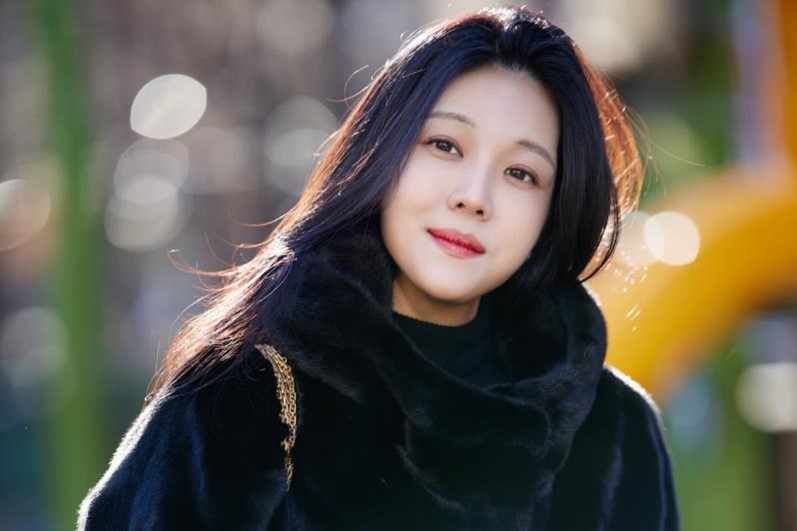
#> input picture image2.jpg, 797 x 531 px
$ python main.py
#> lines starting #> are read from the running program, lines starting #| are printed output that depends on the picture; after the words box and inside, x2 and y2 are one past the last pixel; in counts of white or black regions, pixels touching at a corner belong together
import cv2
import numpy as np

def color_quantization(image, k):
    # 이미지를 float32 타입으로 변환하고 3차원 배열을 2차원 배열로 재구성합니다.
    Z = image.reshape((-1,3))
    Z = np.float32(Z)

    # 정의한 클러스터 개수(k)와 반복 종료 조건을 설정합니다.
    criteria = (cv2.TERM_CRITERIA_EPS + cv2.TERM_CRITERIA_MAX_ITER, 100, 0.2)
    ret,label,center=cv2.kmeans(Z,k,None,criteria,10,cv2.KMEANS_RANDOM_CENTERS)

    # UINT8로 다시 변환합니다.
    center = np.uint8(center)
    res = center[label.flatten()]
    result_image = res.reshape((image.shape))

    return result_image

# Load the image
img = cv2.imread('image2.jpg')
#> img is the input picture: shape (531, 797, 3); mean B, G, R 80.8, 91.4, 96.2

# Convert the image to grayscale
gray = cv2.cvtColor(img, cv2.COLOR_BGR2GRAY)
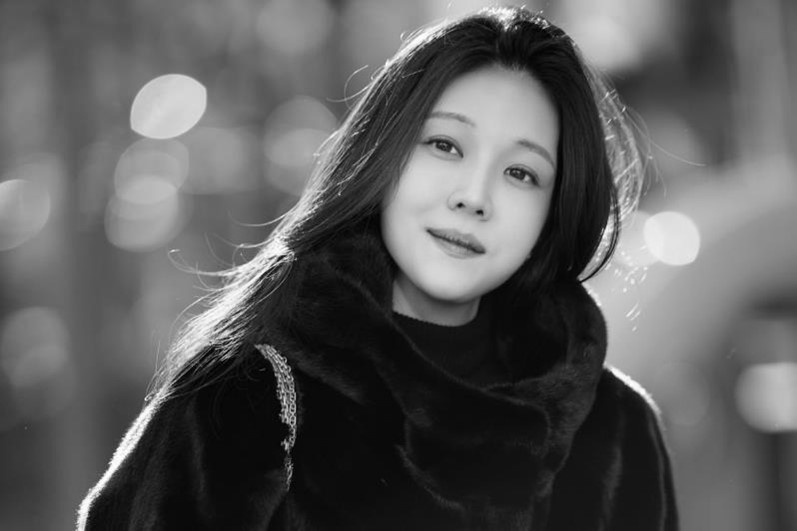
#> gray: shape (531, 797); min 0, max 255, mean 91.6
# Apply median blur to reduce noise
gray = cv2.medianBlur(gray, 5)
# Detect edges using adaptive thresholding
edges = cv2.adaptiveThreshold(gray, 255, cv2.ADAPTIVE_THRESH_MEAN_C, cv2.THRESH_BINARY, 9, 9)
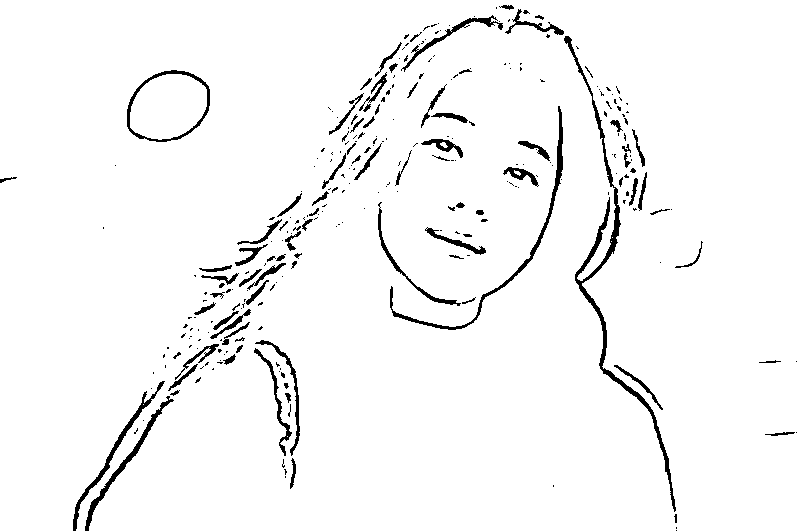
#> edges: shape (531, 797); 96.4% white; 296 black regions (206 under 20 px), largest, box (x1, y1, x2, y2) and area: (564, 36, 676, 512) 2408, (390, 106, 563, 330) 1261, (85, 396, 174, 531) 778

# 이미지의 색상을 제한합니다.
color = color_quantization(img, 10)
#> in color_quantization, `ret,label,center=cv2.kmeans(Z,k,None,criteria,10,cv2.KMEANS_RANDOM_CEN..`: ret = 208426562.1; center = [[102.6, 167.3, 215.4], [155.3, 160.7, 178.9], [193.8, 201.5, 220.3], [46.79, 99.47, 156.3], [56.08, 49.17, 44.21], [15.58, 146.3, 206.5], [24.24, 18.82, 11.1], [67.58, 93.92, 81.05], [103.2, 105.6, 110], [124.9, 130.8, 140.9]]
#> in color_quantization, `center = np.uint8(center)`: center = [[102, 167, 215], [155, 160, 178], [193, 201, 220], [46, 99, 156], [56, 49, 44], [15, 146, 206], [24, 18, 11], [67, 93, 81], [103, 105, 110], [124, 130, 140]]
#> in color_quantization, `result_image = res.reshape((image.shape))`:
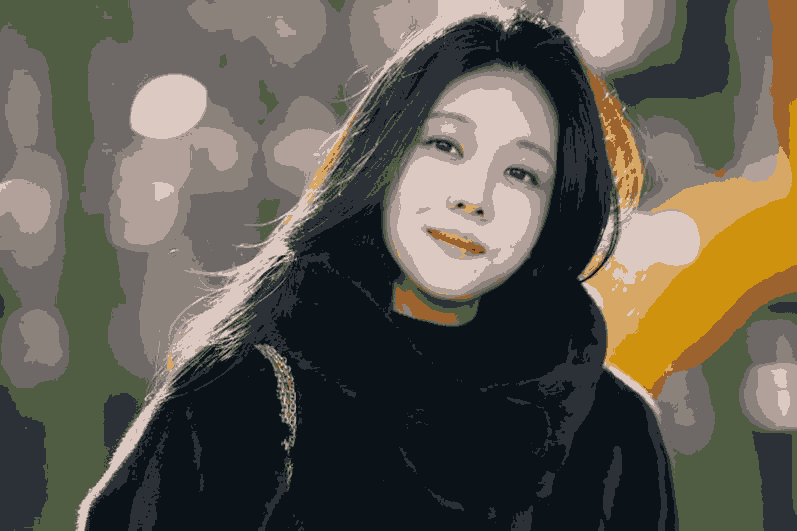
#> result_image: shape (531, 797, 3); mean B, G, R 80.4, 90.7, 95.9

# Combine the color image with the edges mask
cartoon = cv2.bitwise_and(color, color, mask=edges)
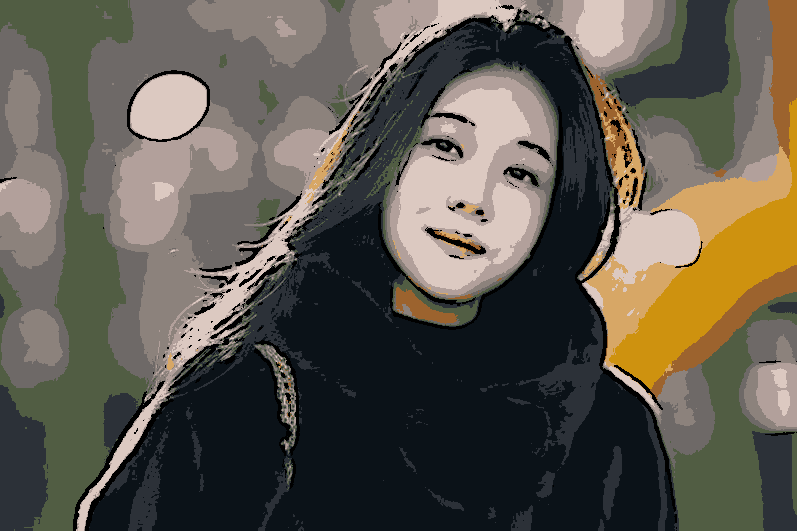
#> cartoon: shape (531, 797, 3); mean B, G, R 77.9, 88, 93.1
# Display the cartoon image
cv2.imshow("Cartoon", cartoon)
cv2.waitKey(0)
cv2.destroyAllWindows()

$ run again, with image.jpg copied over image2.jpg
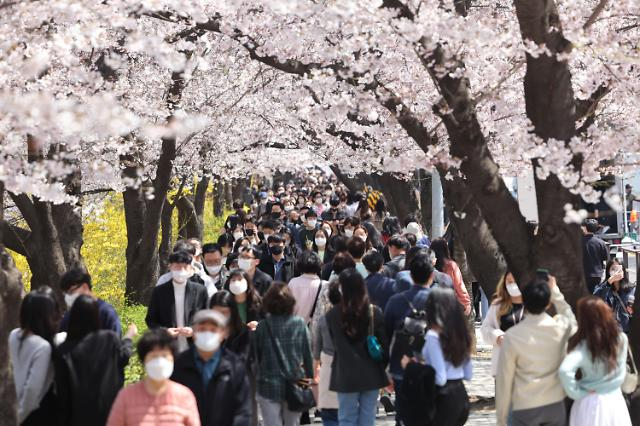
#> input picture image.jpg, 640 x 426 px
#> img is the input picture: shape (426, 640, 3); mean B, G, R 119.8, 121.8, 131
#> `edges = cv2.adaptiveThreshold(gray, 255, cv2.ADAPTIVE_THRESH_MEAN_C, c..`:
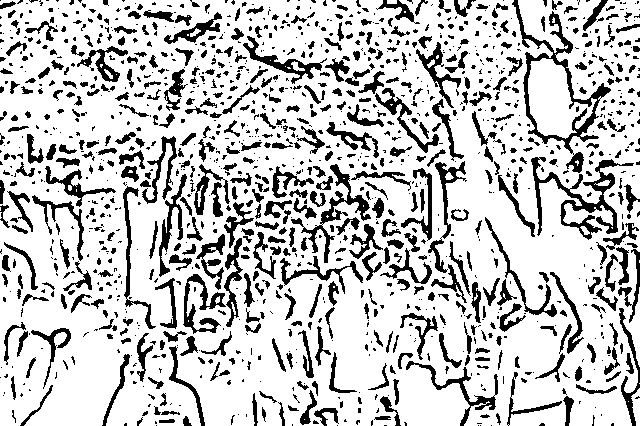
#> edges: shape (426, 640); 77.9% white; 1345 black regions (841 under 20 px), largest, box (x1, y1, x2, y2) and area: (512, 0, 611, 173) 2424, (531, 157, 634, 240) 2002, (291, 164, 371, 263) 1216
#> in color_quantization, `ret,label,center=cv2.kmeans(Z,k,None,criteria,10,cv2.KMEANS_RANDOM_CEN..`: ret = 93878666.2; center = [[25.16, 23.12, 24.94], [235, 235.3, 243.8], [65.95, 65.56, 73.19], [120.9, 124.3, 140.1], [207.6, 207.7, 219.7], [182.9, 183.4, 195.9], [43.38, 43.14, 49.39], [155, 156.3, 168.4], [91.11, 185.8, 196.5], [93.29, 94.65, 104.1]]
#> in color_quantization, `center = np.uint8(center)`: center = [[25, 23, 24], [234, 235, 243], [65, 65, 73], [120, 124, 140], [207, 207, 219], [182, 183, 195], [43, 43, 49], [154, 156, 168], [91, 185, 196], [93, 94, 104]]
#> `cartoon = cv2.bitwise_and(color, color, mask=edges)`:
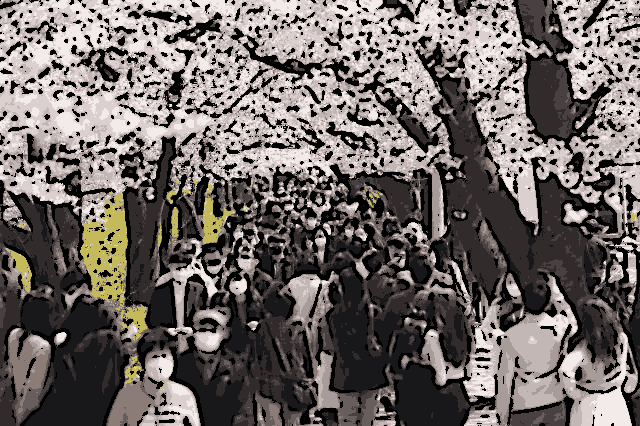
#> cartoon: shape (426, 640, 3); mean B, G, R 101.1, 103.2, 110.3

$ run again, with image-1.png saved as image2.jpg
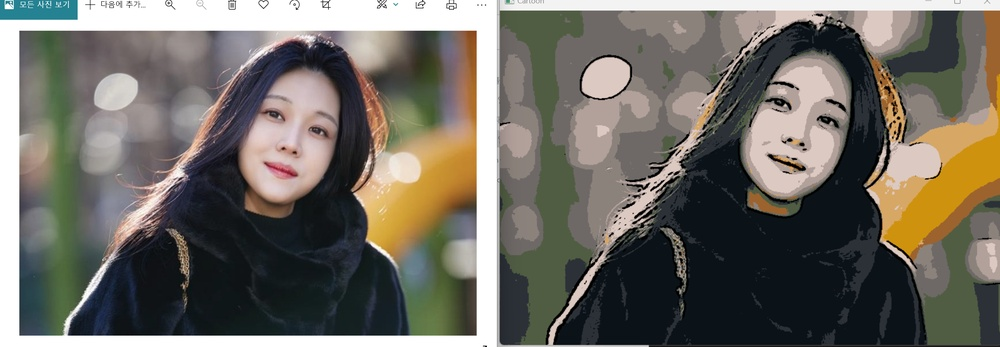
#> input picture image-1.png, 1000 x 347 px, shrunk from 2383 x 826 before the run
#> img is the input picture: shape (347, 1000, 3); mean B, G, R 99.5, 107.7, 111.6
#> `edges = cv2.adaptiveThreshold(gray, 255, cv2.ADAPTIVE_THRESH_MEAN_C, c..`:
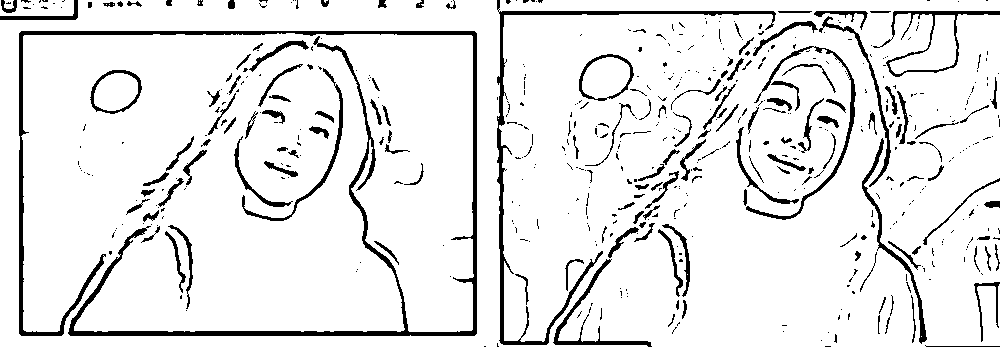
#> edges: shape (347, 1000); 90.8% white; 551 black regions (395 under 20 px), largest, box (x1, y1, x2, y2) and area: (19, 31, 477, 336) 8689, (497, 0, 776, 345) 3040, (746, 46, 856, 220) 1126
#> in color_quantization, `ret,label,center=cv2.kmeans(Z,k,None,criteria,10,cv2.KMEANS_RANDOM_CEN..`: ret = 135261992.1; center = [[144, 161.4, 183.4], [36.94, 148.4, 204.6], [25.23, 20.52, 14.7], [121.3, 126.3, 134.3], [147.7, 132.6, 45.93], [84.05, 97.99, 94.19], [54.74, 50.66, 46.85], [252.1, 252.5, 252.6], [191.5, 198.7, 215.7], [54.49, 101.6, 153.6]]
#> in color_quantization, `center = np.uint8(center)`: center = [[144, 161, 183], [36, 148, 204], [25, 20, 14], [121, 126, 134], [147, 132, 45], [84, 97, 94], [54, 50, 46], [252, 252, 252], [191, 198, 215], [54, 101, 153]]
#> `cartoon = cv2.bitwise_and(color, color, mask=edges)`:
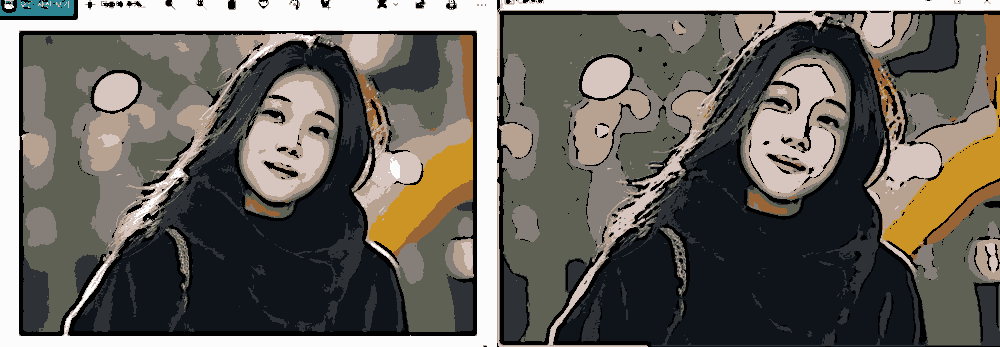
#> cartoon: shape (347, 1000, 3); mean B, G, R 92.7, 100.2, 104

$ run again, with image.png saved as image2.jpg
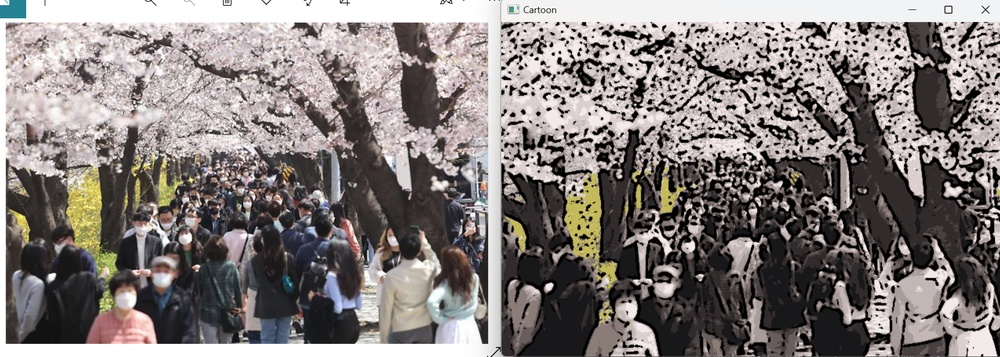
#> input picture image.png, 1000 x 357 px, shrunk from 1911 x 682 before the run
#> img is the input picture: shape (357, 1000, 3); mean B, G, R 123.9, 125.7, 132.3
#> `edges = cv2.adaptiveThreshold(gray, 255, cv2.ADAPTIVE_THRESH_MEAN_C, c..`:
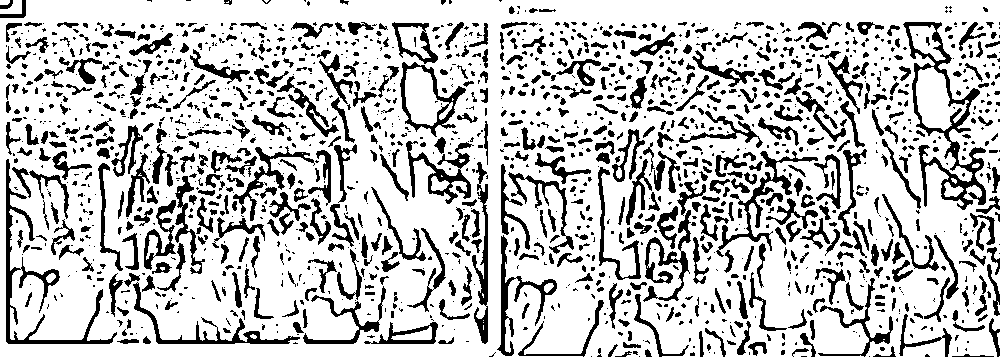
#> edges: shape (357, 1000); 76.6% white; 1631 black regions (955 under 20 px), largest, box (x1, y1, x2, y2) and area: (903, 22, 986, 210) 3225, (6, 159, 117, 344) 2280, (716, 151, 818, 257) 1394
#> in color_quantization, `ret,label,center=cv2.kmeans(Z,k,None,criteria,10,cv2.KMEANS_RANDOM_CEN..`: ret = 96415235.2; center = [[2.26, 2.71, 5.76], [151.6, 153.2, 163.7], [244.1, 244.4, 247.3], [47.98, 48.19, 53.71], [210.5, 211, 220.8], [79.12, 79.81, 86.77], [114.6, 117.5, 127.1], [27.98, 26.98, 28.96], [103.5, 182.2, 191.3], [182.9, 183.8, 194.4]]
#> in color_quantization, `center = np.uint8(center)`: center = [[2, 2, 5], [151, 153, 163], [244, 244, 247], [47, 48, 53], [210, 211, 220], [79, 79, 86], [114, 117, 127], [27, 26, 28], [103, 182, 191], [182, 183, 194]]
#> `cartoon = cv2.bitwise_and(color, color, mask=edges)`:
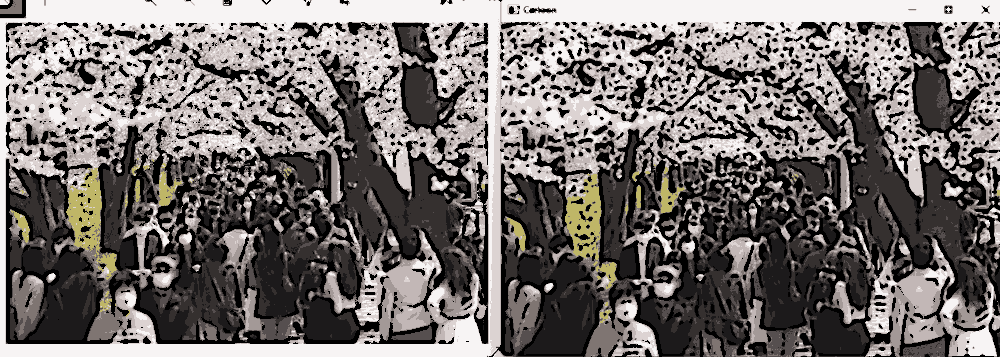
#> cartoon: shape (357, 1000, 3); mean B, G, R 110.3, 112.1, 117.3
